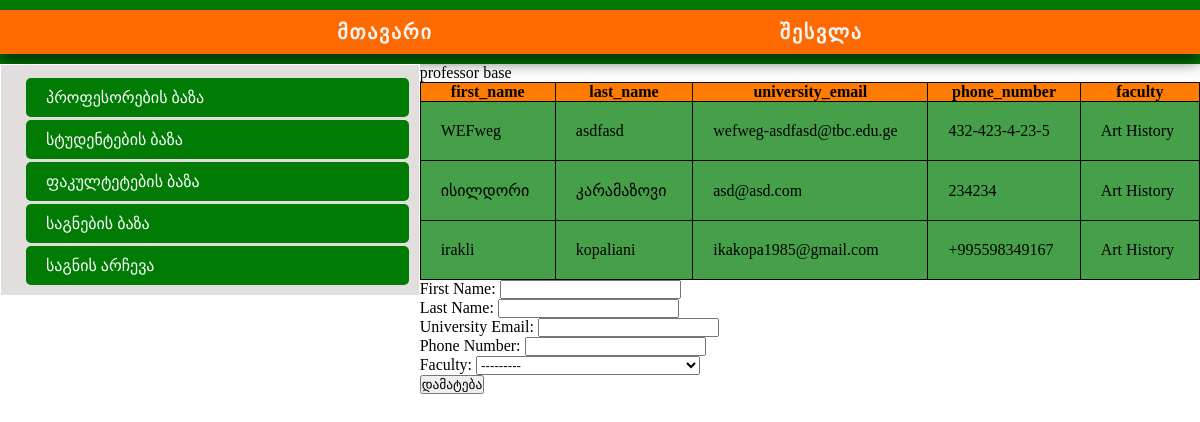
Before: /professor/ with the older database file.
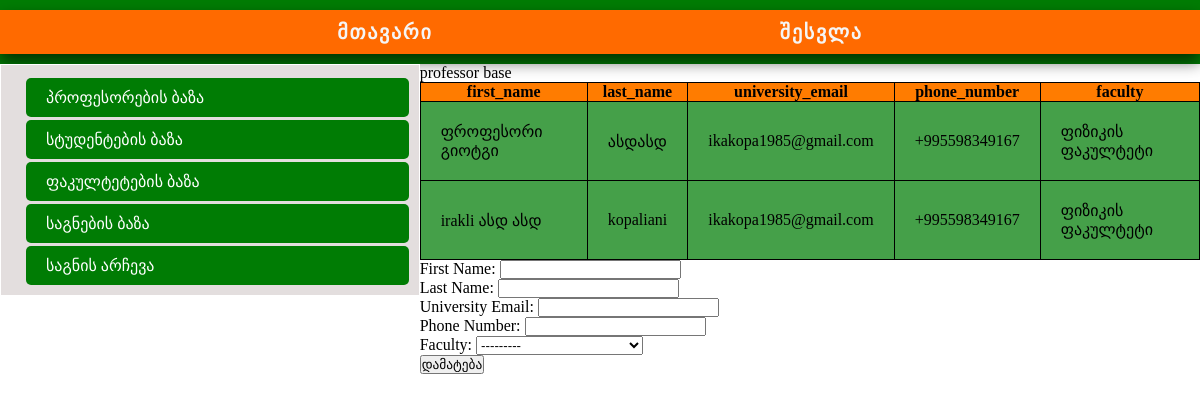
After: the same page with the newer database file.
### management/models/professor.py (models this page shows, shortened)
class Professor(models.Model):
    first_name = models.CharField(max_length=255, verbose_name='First Name')
    last_name = models.CharField(max_length=255, verbose_name='Last Name')
    university_email = models.EmailField(verbose_name='University Email', blank=True)
    phone_number = models.CharField(max_length=255, verbose_name='Phone Number')
    faculty = models.ForeignKey('management.Faculty', on_delete=models.CASCADE, verbose_name='Faculty', default=None)
    created_at = models.DateTimeField(auto_now_add=True)
    updated_at = models.DateTimeField(auto_now=True)
    class Meta:
        db_table = 'professor'
        verbose_name = 'Professor'
        verbose_name_plural = 'Professors'

### management/models/faculty.py (models this page shows, shortened)
class Faculty(models.Model):
    title = models.CharField(max_length=255, verbose_name='Title')
    founded_date = models.DateField(verbose_name='Founded Date')
    description = models.TextField(verbose_name='Description')
    email = models.EmailField(verbose_name='Email', blank=True)
    created_at = models.DateTimeField(auto_now_add=True)
    updated_at = models.DateTimeField(auto_now=True)
    class Meta:
        db_table = 'faculty'
        verbose_name = 'Faculty'
        verbose_name_plural = 'Faculties'
    def __str__(self):
        return self.title

### management/views/kopaliani.py (the view)
# urls.py: path('professor/', professor, name='professor'),
def professor(request):
    if request.method == 'POST':
        form = Professor_form(request.POST)
        if form.is_valid():
            form.save()
            return HttpResponse("დაემატა")
        else:
            return HttpResponse("შეცდომა")
    else:
        professor = Professor.objects.all()
        form = Professor_form()
        context = {
            'professor': professor,
            'form': form,
        }
    return render(request, 'management/professor.html', context)

### management/views/kopaliani.py
class Professor_form(ModelForm):
    class Meta:
        model = Professor
        fields = '__all__'

### management/templates/management/professor.html (shortened to what this page needs)
{% extends "base.html" %}
{% block content %}
    <div class="centralDiv">
    professor base
    <table>
            <tr>
                <th>first_name</th>
                <th>last_name</th>
                <th>university_email</th>
                <th>phone_number</th>
                <th>faculty</th>
            </tr>
        {% for item in professor %}
            <tr>
                <td>{{ item.first_name }}</td>
                <td>{{ item.last_name }}</td>
                <td>{{ item.university_email }}</td>
                <td>{{ item.phone_number }}</td>
                <td>{{ item.faculty }}</td>
            </tr>
        {% endfor %}
    </table>
    <div class="createForm">
        <form method="post" action="" enctype="multipart/form-data">
        {{ form.as_p }}
        <input type="submit" value="დამატება">
        </form>
    </div>
    </div>
{% endblock %}

### templates/base.html (shortened to what this page needs)
{% load static %}
<!DOCTYPE html>
<html lang="en">
<head>
    <link rel="stylesheet" href="{% static 'style.css' %}">
</head>
<header>
  <nav class="navbar">
    <a href="{% url 'index' %}" class="nav-button">მთავარი</a>
      {% if request.user.is_authenticated %}
				<div class="nav--login nav--but" >
					<a href="{% url 'user_logout' %}"><div class="nav-button"> {{ request.user.username }}
                        გასვლა</div></a>
				</div>
      {% else %}
    <a href="{% url 'user_login' %}" class="nav-button">შესვლა</a>
{% endif %}
  </nav>
</header>
<body>
    <div class="bodyDiv">
        <div class="leftDiv">
        <div class="filterDivs">
                <a class="filterItem"  href="{% url 'professor' %}">
                    პროფესორების ბაზა
                </a>
                <a class="filterItem"  href="{% url 'get_students' %}">
                    სტუდენტების ბაზა
                </a>
                <a class="filterItem"  href="{% url 'get_faculties' %}">
                    ფაკულტეტების ბაზა
                </a>
                <a class="filterItem"  href="{% url 'sabject' %}">
                    საგნების ბაზა
                </a>
                <a class="filterItem"  href="{% url 'takingsabject' %}">
                    საგნის არჩევა
                </a>
          </div>
        </div>
        {% block content %}{% endblock %}
    </div>
</body>
</html>

### management/static/style.css (style rules this page uses)
* { margin: 0; padding: 0; box-sizing: border-box; user-select: none; -moz-user-select: none; -webkit-user-select: none; }
a { text-decoration: none; color: #333; }
header { background-color:#007c04; padding: 10px 0; }
.navbar { background-color: #ff6a00; display: flex; justify-content: space-evenly; box-shadow: 0px 8px 16px 0px rgba(0, 0, 0, 0.603); z-index: -500; font-size: calc( 10vw / 15); }
.nav-button { background: -webkit-linear-gradient(to right, #2196F3, #00adef); border-radius: 6px; letter-spacing: 0.085em; display: flex; justify-content: center; align-items: center; width: auto; height: 44px; color: whitesmoke; padding: 10px; transition: all .3s ease; font-weight: bold; font-size: 20px; }
.bodyDiv { display: flex; flex-direction: row; height: 100%; width: 100%; }
.leftDiv { border: 1px solid white; width: 450px; background-color: #e3dede; padding: 10px; height: 100%; }
.centralDiv { width: 70%; display: flex; flex-wrap: wrap; justify-content: space-evenly; flex-direction: column; }
.filterDivs { padding-left: 15px; display: flex; flex-direction: column; }
.filterItem { display: inline-block; padding: 10px 20px; background-color: #007c04; color: white; text-decoration: none; border-radius: 5px; transition: background-color 0.3s, transform 0.2s; margin-top:3px }
table,th { background-color: #ff7c00; border: 1px solid black; }
table,td { border: 1px solid black; border-collapse: collapse; padding: 20px; background-color: #45a049; }

Changed rows visible on the page:
removed Professor: first_name "WEFweg", last_name "asdfasd", university_email "wefweg-asdfasd@tbc.edu.ge", phone_number "432-423-4-23-5", faculty "Art History"
removed Professor: first_name "ისილდორი", last_name "კარამაზოვი", university_email "asd@asd.com", phone_number "234234", faculty "Art History"
removed Professor: first_name "irakli", last_name "kopaliani", university_email "ikakopa1985@gmail.com", phone_number "+995598349167", faculty "Art History"
added Professor: first_name "ფროფესორი გიოტგი", last_name "ასდასდ", university_email "ikakopa1985@gmail.com", phone_number "+995598349167", faculty "ფიზიკის ფაკულტეტი"
added Professor: first_name "irakli ასდ ასდ", last_name "kopaliani", university_email "ikakopa1985@gmail.com", phone_number "+995598349167", faculty "ფიზიკის ფაკულტეტი"
